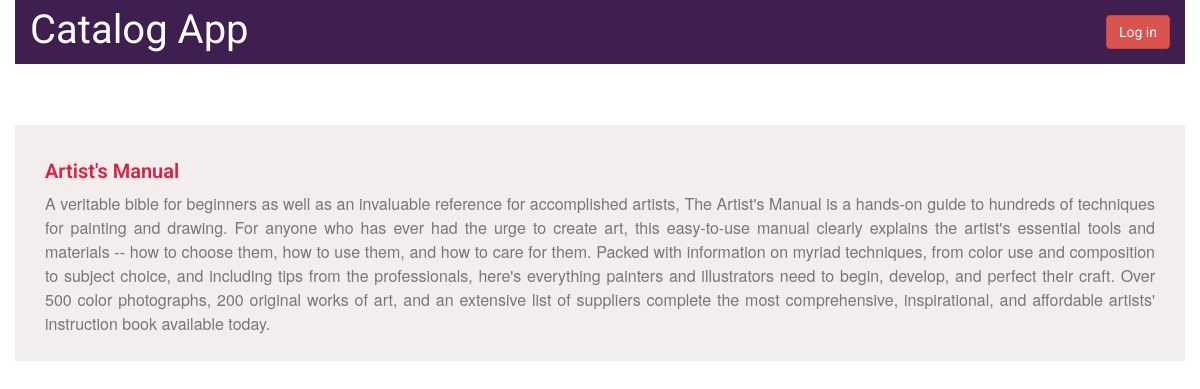
Page /catalog/4/itemdescription on the committed database.
### database_setup.py (models this page shows, shortened)
class CategoryItem(Base):
    __tablename__ = 'category_item'
    title = Column(String(80), nullable=False)
    id = Column(Integer, primary_key=True)
    description = Column(String(250))
    category_id = Column(Integer, ForeignKey('category.id'))
    category = relationship(Category)
    user_id = Column(Integer, ForeignKey('user.id'))
    user = relationship(User)

### project.py (the view)
@app.route('/catalog/<int:item_id>/itemdescription')
def itemDescription(item_id):
    item = session.query(CategoryItem).filter_by(id=item_id).one()
    return render_template('itemdescription.html', item=item)

### templates/itemdescription.html (shortened to what this page needs)
{% extends "main.html" %}
{% block content %}
{% include "header.html" %}
	<div class="row main-content">
		<div class="col-md-12">
						<h3>{{item.title}}</h3>
						<p>{{item.description}}</p>
		</div>
	</div>
{% endblock %}

### static/style.css (style rules this page uses)
* { font-family: "Helvetica Neue Bold", Roboto, Helvetica, Arial, sans-serif; font-weight: 700; }
h3 { color: #e01e42; font-weight: 600; font-size: 20px; }
p { font-family: "Helvetica Neue", Roboto, Helvetica, Arial, sans-serif; font-size: 16px; color: #7B7573; line-height: 24px; font-weight: 400; text-align: justify; }
.main-content { background-color: #f2eeee; padding: 15px; }

### rows in the picture
CategoryItem: title "Artist's Manual", description "A veritable bible for beginners as well as an invaluable reference for accomplished artists, The Artist's Manual is a hands-on guide to hundreds of techniques for painting and drawing. For anyone who has ever had the urge to create art, this easy-to-use manual clearly explains the artist's essential tools and materials -- how to choose them, how to use them, and how to care for them. Packed with information on myriad techniques, from color use and composition to subject choice, and including tips from the professionals, here's everything painters and illustrators need to begin, develop, and perfect their craft. Over 500 color photographs, 200 original works of art, and an extensive list of…"
